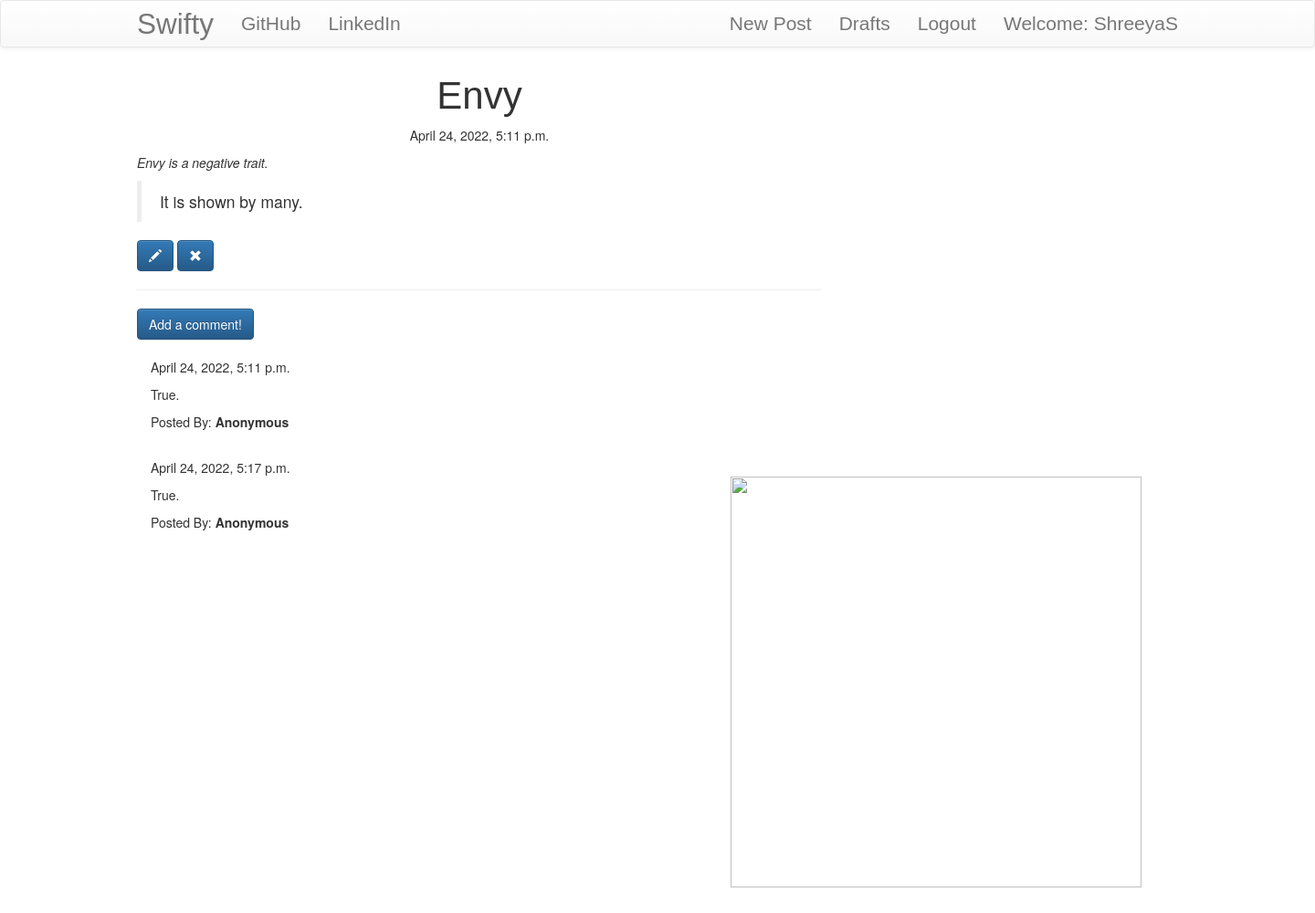
/post/15 (signed in), run on the app's committed database.
### blog/models.py (models this page shows, shortened)
class Post(models.Model):
    author = models.ForeignKey('auth.User', on_delete=models.CASCADE)
    title = models.CharField(max_length=200)
    text = models.TextField()
    created_date = models.DateTimeField(default=timezone.now)
    published_date = models.DateTimeField(blank=True, null=True)

class Comment(models.Model):
    post = models.ForeignKey('blog.Post', related_name='comments', on_delete=models.CASCADE)
    author = models.CharField(max_length=200)
    text = models.TextField()
    created_date = models.DateTimeField(default=timezone.now)
    approved_comment = models.BooleanField(default=False)

### blog/views.py (the view)
class PostDetailView(DetailView):
    model = Post

### blog/templates/blog/post_detail.html (shortened to what this page needs)
{% extends "blog/base.html" %}
{% block content %}
<h1 class="posttitle loader">{{post.title}}</h1>
 {% if post.published_date %}
   <div class="date postdate">
     {{post.published_date}}
   </div>
 {% else %}
   <a class="btn btn-default" href="{% url 'post_publish' pk=post.pk %}">Publish</a>
 {% endif %}
 <p Class='postcontent'>{{post.text|safe|linebreaksbr}}</p>
 {% if user.is_authenticated %}
   <a class='btn btn-primary'  href="{% url 'post_edit' pk=post.pk %}">
     <span class="glyphicon glyphicon-pencil"></span>
   </a>
   <a class='btn btn-primary' href="{% url 'post_remove' pk=post.pk %}">
     <span class="glyphicon glyphicon-remove"></span>
   </a>
 {% endif %}
 <hr>
 <a class="btn btn-primary btn-commment"  href="{% url 'add_comment_to_post' pk=post.pk %}">Add a comment!</a>
 <div class="container">
   {% for comment in post.comments.all %}
     <br>
     {% if user.is_authenticated or comment.approved_comment %}
       {{ comment.created_date }}
       <p>{{comment.text|safe|linebreaks}}</p>
       <p>Posted By: <strong>{{ comment.author }}</strong></p>
     {% endif %}
     {% empty %}
     <p>No comments</p>
   {% endfor %}
 </div>
 <div class="image">
   <img src="https://i.imgur.com/whAR2Aq.jpg" width="450" height="450">
 </div>
{% endblock %}

### blog/templates/blog/base.html (shortened to what this page needs)
<!DOCTYPE html>
{% load static %}
<html lang="en" dir="ltr">
  <head>
    <link rel="stylesheet" href="https://maxcdn.bootstrapcdn.com/bootstrap/3.3.7/css/bootstrap.min.css">
    <link rel="stylesheet" href="https://maxcdn.bootstrapcdn.com/bootstrap/3.3.7/css/bootstrap-theme.min.css">
    <link rel="stylesheet" href="//cdn.jsdelivr.net/npm/medium-editor@latest/dist/css/medium-editor.min.css" type="text/css" media="screen" charset="utf-8">
    <link rel='stylesheet' href="{% static 'css/blog.css' %}">
  </head>
  <body class="loader">
    <nav class="navbar navbar-default techfont custom-navbar">
      <div class="container">
        <ul class="nav navbar-nav">
          <li><a class= 'navbar-brand bigbrand' href="{% url 'post_list' %}">Swifty</a></li>
          <li><a href="https://github.com">GitHub</a></li>
          <li><a href="https://LinkedIn.com">LinkedIn</a></li>
        </ul>
        <ul class="nav navbar-nav navbar-right">
          {% if user.is_authenticated %}
            <li><a href="{% url 'post_new' %}">New Post</a></li>
            <li><a href="{% url 'post_draft_list' %}">Drafts</a></li>
            <li><a href="http://127.0.0.1:8000/accounts/logout">Logout</a></li>
            <li><a>Welcome: {{user.username}}</a></li>
          {% else %}
            <li><a class='nav navbar-right' href="{% url 'login' %}">Login<span class='glyphicon glyphicon-user'></span></a></li>
          {% endif %}
        </ul>
      </div>
    </nav>
      <div class="content container">
          <div class="row">
              <div class="col-md-8">
                <div class="blog_posts">
                  {% block content %}
                  {% endblock %}
                </div>
              </div>
          </div>
      </div>
  </body>
</html>

### blog/static/css/blog.css (style rules this page uses)
.techfont { font-family: 'Russo One', sans-serif; font-size: 1.5em; margin-bottom: 10px; }
.bigbrand { font-size: 1.5em; }
.loader { filter:hue-rotate(0deg); color:linear-gradient(45deg,#0f8,#08f); animation:hue 10000ms infinite linear; }
.postdate { text-align: center; }
.posttitle { font-family: 'Tech Mono', sans-serif; font-size: 3em; text-align: center; }
.postcontent { font-family: 'Kaisei Tokumin'; font-size: 1.5em; }

### blog/templates/blog/post_detail.html (style rules this page uses)
div.image { position: relative; left: 650px; bottom: 70px; }

### data on the page
Post: title "Envy", published_date "April 24, 2022, 5:11 p.m.", text "Envy is a negative trait. It is shown by many."
Comment: created_date "April 24, 2022, 5:11 p.m.", text "True.", author "Anonymous"
Comment: created_date "April 24, 2022, 5:17 p.m.", text "True.", author "Anonymous"

### other printed values
{{ user.username }} "ShreeyaS"
